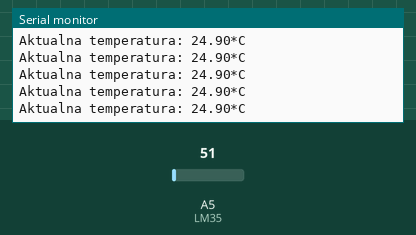
Bench run of a sketch on a simulated Arduino Uno, built with avr-gcc and run on an emulated ATmega328P. Parts: the last lines printed to the serial monitor. The inputs (shaded band) are chosen by the test bench; at power-on: A5 (LM35) = 51.

Above: at 1.2 s.
1.3 s: A5 (LM35) set to 61
At 1.56 s:
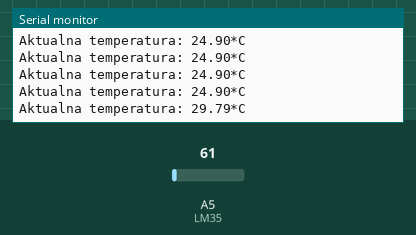
2.8 s: A5 (LM35) set to 71
At 2.97 s:
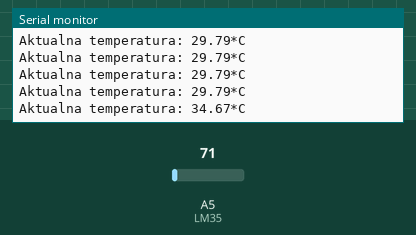
Timing chart, 0 to 5.8 s (numbered marks = the images above; inputs shaded):
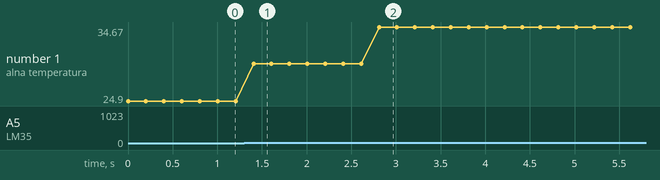

The sketch:

czujnik_lm35.ino
```cpp
#define LM35 A5

void setup(){
  Serial.begin(9600);
}

void loop(){
  //Przeliczenie odczytu ADC na temperaturę zgodnie z opisem z kursu
  float temperatura = ((analogRead(LM35) * 5.0) / 1024.0) * 100;

  //Wyslanie przez UART aktualnej temperatury
  Serial.print("Aktualna temperatura: ");
  Serial.print(temperatura);
  Serial.println("*C");

  delay(200);
}
```

Measured:
- after the input at 1.3 s, the serial monitor: prints a new line after 0.11 s (image 1)
- after the input at 2.8 s, the serial monitor: prints a new line at once (image 2)
- plotted number 1: 24.9 → 29.79 after the input at 1.3 s, 29.79 → 34.67 after the input at 2.8 s
